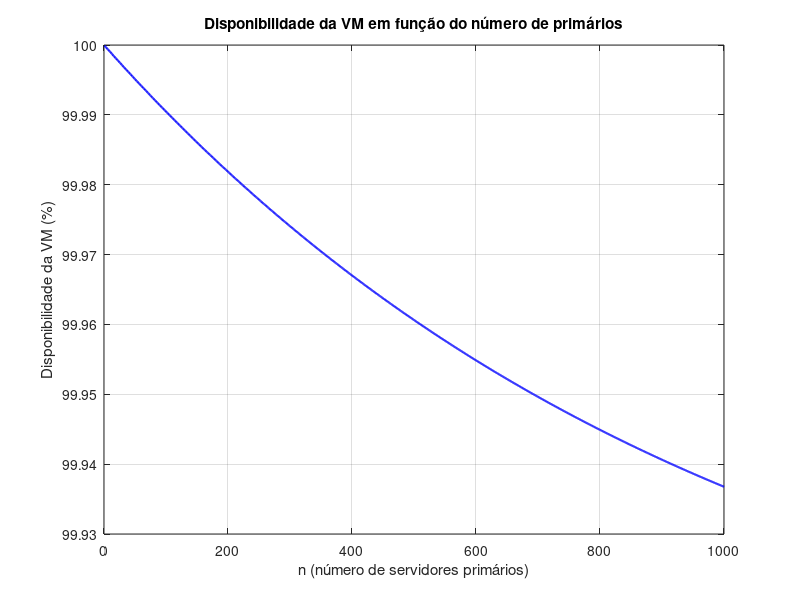

The MATLAB source for this figure: (Note: this script raises an error after producing the figure.)
% =========================================================
%  Exercício 4 — Disponibilidade de servidor VM
%  Exercício 5 — Estratégia de backup num Data Center
%  Métodos Probabilísticos para Engenharia de
%  Computadores e Informática 2025/2026
% =========================================================

clear; clc;

% =========================================================
%  EXERCÍCIO 4
% =========================================================
%
%  Modelo: Cadeia de Markov em Tempo Contínuo com 4 estados
%
%  Estado 1 — Disponível (tudo a funcionar)
%  Estado 2 — Reparação de falha de hardware
%  Estado 3 — Reparação de falha de hypervisor
%  Estado 4 — Reparação de falha de VM
%
%  Todos os valores em dias^-1 (1 ano = 365 dias)
% ---------------------------------------------------------

%  Taxas de falha (estado 1 -> estado i)
lf_hw  = 1 / (2 * 365);   % MTBF hardware  = 2 anos = 730 dias
lf_hyp = 1 / 180;          % MTBF hypervisor = 180 dias
lf_vm  = 1 / 90;           % MTBF VM         = 90 dias

%  Taxas de reparação (estado i -> estado 1)
mr_hw  = 1 / 2;            % MTTR hardware   = 2 dias
mr_hyp = 1 / (6/24);       % MTTR hypervisor = 6 h = 6/24 dias  -> 4 dias^-1
mr_vm  = 1 / (1/24);       % MTTR VM         = 1 h = 1/24 dias  -> 24 dias^-1

% ---------------------------------------------------------
%  PARTE (a) — Matriz de taxas de transição Q (dias^-1)
%
%  Convenção: Q(i,j) = taxa de transição do estado i para j
%  Diagonal:  Q(i,i) = -(soma das taxas de saída do estado i)
%
%  Do guia, a matriz é apresentada como:
%       0       0    4.0000  24.0000
%  0.0014       0       0       0
%  0.0056  0.5000       0       0
%  0.0111       0       0       0
%  Esta é a TRANSPOSTA da nossa Q — convenção pi*Q = 0.
% ---------------------------------------------------------

Q = zeros(4, 4);

%  Transições a partir do estado 1 (disponível)
Q(1, 2) = lf_hw;    % 1 -> 2: falha hardware
Q(1, 3) = lf_hyp;   % 1 -> 3: falha hypervisor
Q(1, 4) = lf_vm;    % 1 -> 4: falha VM

%  Transições de retorno ao estado 1 (reparações)
Q(2, 1) = mr_hw;    % 2 -> 1: reparação hardware
Q(3, 1) = mr_hyp;   % 3 -> 1: reparação hypervisor (inclui recuperação VM)
Q(4, 1) = mr_vm;    % 4 -> 1: reparação VM

%  Diagonal: taxa de saída negativa
for i = 1:4
    Q(i, i) = -sum(Q(i, :)) + Q(i, i);
end

fprintf('=== Exercício 4(a) — Matriz de taxas de transição (dias^-1) ===\n');
disp(Q);

% ---------------------------------------------------------
%  PARTE (b) — Distribuição estacionária e disponibilidade
%
%  Resolver pi * Q = 0  com  sum(pi) = 1
%  Equivalente a: Q^T * pi^T = 0  com substituição da última linha
% ---------------------------------------------------------

A_sys = Q';              % transposta para resolver sistema linear
A_sys(end, :) = 1;       % substituir última linha pela condição de normalização
b = zeros(4, 1);
b(end) = 1;

pi = A_sys \ b;          % resolver sistema linear

availability = pi(1);    % estado 1 = disponível

fprintf('=== Exercício 4(b) — Disponibilidade ===\n');
fprintf('  Probabilidades estacionárias:\n');
for i = 1:4
    fprintf('    pi(%d) = %.6f\n', i, pi(i));
end
fprintf('  Disponibilidade do servidor = %.3f%%\n\n', availability * 100);

% ---------------------------------------------------------
%  PARTE (c) — MTBF e MTTR
%
%  Taxa total de falha a partir do estado 1:
%    lambda_total = lf_hw + lf_hyp + lf_vm
%    MTBF = 1 / lambda_total
%
%  MTTR derivado da disponibilidade:
%    A = MTBF / (MTBF + MTTR)
%    => MTTR = MTBF * (1 - A) / A
% ---------------------------------------------------------

lambda_total = lf_hw + lf_hyp + lf_vm;
MTBF_days    = 1 / lambda_total;
MTTR_days    = MTBF_days * (1 - availability) / availability;
MTTR_hours   = MTTR_days * 24;

fprintf('=== Exercício 4(c) — MTBF e MTTR ===\n');
fprintf('  MTBF = %.2f dias\n',  MTBF_days);
fprintf('  MTTR = %.2f horas\n', MTTR_hours);
fprintf('  Verificação: A = MTBF/(MTBF+MTTR) = %.3f%%\n\n', ...
        MTBF_days / (MTBF_days + MTTR_days) * 100);

% =========================================================
%  EXERCÍCIO 5
% =========================================================
%
%  Modelo: 1 servidor backup dedicado a n servidores primários.
%  Cada servidor VM tem disponibilidade individual A_vm = 99.9%.
%
%  Disponibilidade de uma VM com backup partilhado:
%    A_group(n) = A_vm + (1-A_vm) * A_vm^n
%
%  Interpretação:
%    - A_vm: primário está up (disponível directamente)
%    - (1-A_vm) * A_vm^n: primário está down, MAS o backup
%      está up (prob A_vm) E não está ocupado com outro
%      dos n-1 primários (prob A_vm^(n-1))
%    => (1-A_vm) * A_vm * A_vm^(n-1) = (1-A_vm) * A_vm^n
% ---------------------------------------------------------

A_vm = 0.999;       % disponibilidade individual de cada VM
target = 0.9999;    % requisito: >= 99.99%

% ---------------------------------------------------------
%  PARTE (a) — Máximo n tal que A_group >= 99.99%
% ---------------------------------------------------------

n_max = 1;
while true
    A_group = A_vm + (1 - A_vm) * A_vm^(n_max + 1);
    if A_group < target
        break;
    end
    n_max = n_max + 1;
end

A_result = A_vm + (1 - A_vm) * A_vm^n_max;

fprintf('=== Exercício 5(a) ===\n');
fprintf('  Máximo valor de n = %d\n', n_max);
fprintf('  Disponibilidade resultante = %.4f%%\n\n', A_result * 100);

% ---------------------------------------------------------
%  PARTE (b) — Gráfico de A_group para n = 1 a 1000
% ---------------------------------------------------------

n_range = 1:1000;
A_range = A_vm + (1 - A_vm) * A_vm .^ n_range;

figure;
plot(n_range, A_range * 100, 'b-', 'LineWidth', 1.5);
xlabel('n (número de servidores primários)');
ylabel('Disponibilidade da VM (%)');
title('Disponibilidade da VM em função do número de primários');
grid on;
yline(99.99, 'r--', '99.99%', 'LabelHorizontalAlignment', 'left');

% ---------------------------------------------------------
%  CONCLUSÕES
%
%  Exercício 4:
%    - A disponibilidade de 99.5% é dominada pelas falhas
%      de hardware (MTBF 730 dias mas MTTR 2 dias = longo).
%    - O MTTR de ~6.5h reflecte que a maioria das falhas
%      são de hypervisor/VM (MTTR de horas), não de hardware.
%
%  Exercício 5:
%    - Com backup, a disponibilidade melhora significativamente
%      para n pequeno (backup quase sempre livre).
%    - Para n grande, o backup está frequentemente ocupado,
%      degradando a disponibilidade efectiva.
%    - Há um trade-off claro entre custo (1 backup para muitos)
%      e disponibilidade efectiva.
% ---------------------------------------------------------
